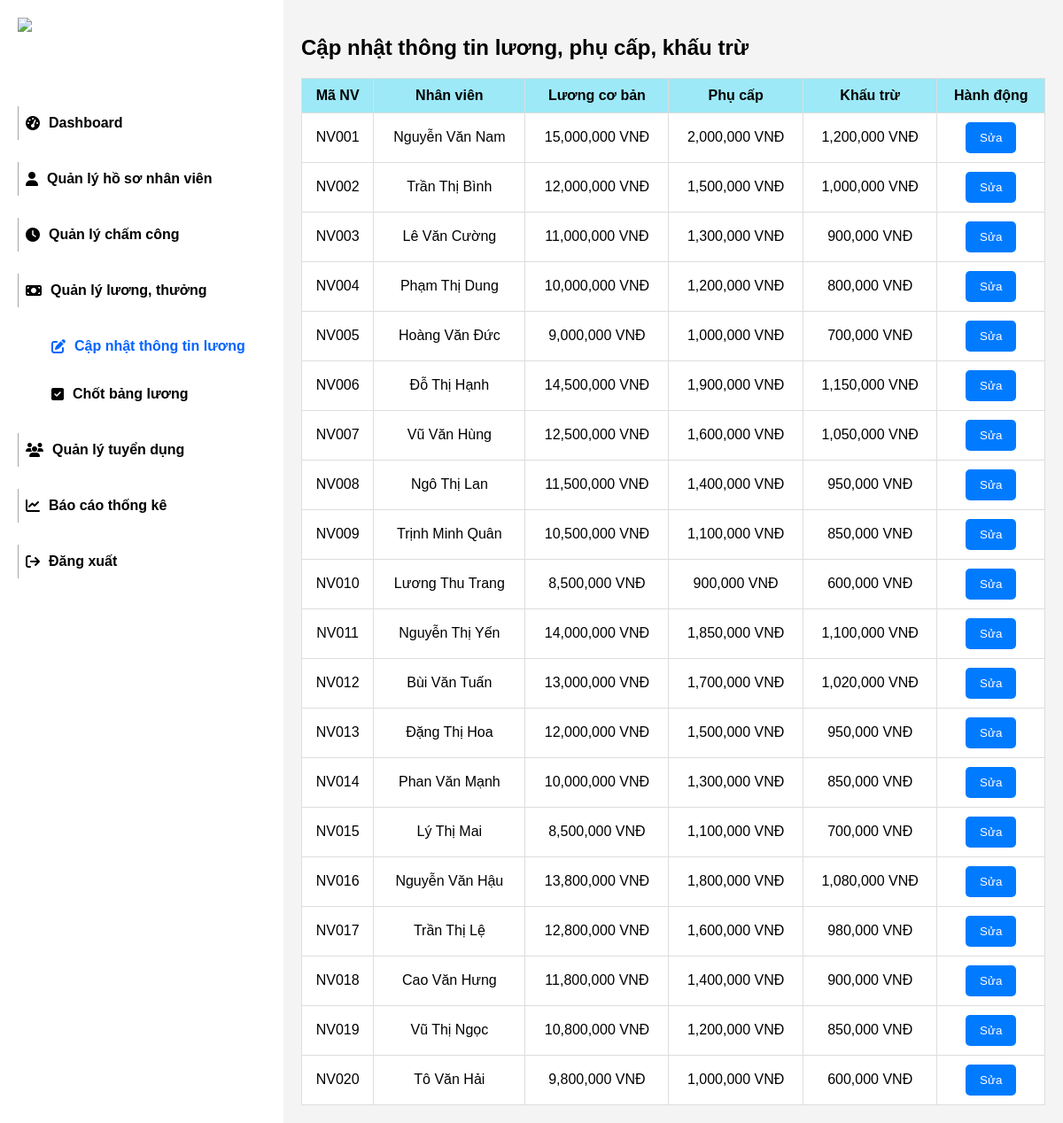
The page /cap_nhat_tt_luong.php on the database its author committed.
### tables this page shows
CREATE TABLE `tt_luong` (
  `id` int(11) NOT NULL,
  `ma_nv` varchar(20) NOT NULL,
  `luong_cb` decimal(15,2) DEFAULT NULL,
  `phu_cap` decimal(15,2) DEFAULT NULL,
  `khau_tru` decimal(15,2) DEFAULT NULL
);

CREATE TABLE `hs_nhan_vien` (
  `ma_nv` varchar(20) NOT NULL,
  `ho_ten` varchar(100) NOT NULL,
  `gioi_tinh` enum('Nam','Nữ','Khác') DEFAULT NULL,
  `ngay_sinh` date DEFAULT NULL,
  `cccd` varchar(20) DEFAULT NULL,
  `sdt` varchar(20) DEFAULT NULL,
  `email` varchar(100) DEFAULT NULL,
  `dia_chi` text DEFAULT NULL,
  `phong_ban` varchar(100) DEFAULT NULL,
  `chuc_vu` varchar(100) DEFAULT NULL,
  `ngay_vao_lam` date DEFAULT NULL
);

### cap_nhat_tt_luong.php (the view, shortened to what this page needs)
<?php
include 'connect.php';
$queryttluong = "SELECT *
                  FROM hs_nhan_vien, tt_luong
                  WHERE hs_nhan_vien.ma_nv = tt_luong.ma_nv";
$resultttluong = mysqli_query($conn, $queryttluong);
?>
<!DOCTYPE html>
<html lang="en">
<head>
    <link rel="stylesheet" href="assets/font/fontawesome-free-6.7.2-web/fontawesome-free-6.7.2-web/css/all.css">
    <link rel="stylesheet" href="style.css">
</head>
<body>
    <div class="container">
        <aside class="sidebar">
            <div class="logo">
                <img src="assets/img/logo.jpg" alt="Company Logo" width="60" height="60">
            </div>
            <nav>
                <ul>
                    <li><a href="dashboard.php"><label><i class="fa-solid fa-gauge-high"></i></i>Dashboard</label></a></li>
                    <li><a href="ql_hsnhanvien.php"><label ><i class="fas fa-user"></i>Quản lý hồ sơ nhân viên</label></a></li>
                    <li><a href="ql_chamcong.php"><label><i class="fa-solid fa-clock"></i></i>Quản lý chấm công</label></a></li>
                    <li><a href="ql_luong.php"><label ><i class="fa-solid fa-money-bill"></i>Quản lý lương, thưởng</label></a></li>
                    <li style="margin: 16px 0 16px 30px; border: none"><a href="cap_nhat_tt_luong.php"><label style="color:#0064ff;"><i class="fa-solid fa-pen-to-square"></i>Cập nhật thông tin lương</label></a></li>
                    <li style="margin: 16px 0 16px 30px; border: none"><a href="gui_bang_luong.php"><label><i class="fa-solid fa-square-check"></i>Chốt bảng lương</label></a></li>
                    <li><a href="ql_tuyendung.php"><label><i class="fa-solid fa-users"></i></i>Quản lý tuyển dụng</label></a></li>
                    <li><a href="bc_nhansu.php"><label><i class="fas fa-chart-line"></i>Báo cáo thống kê</label></a></li>
                    <li>
                        <a href="dang_xuat.php" onclick="return confirm('Bạn có chắc chắn muốn đăng xuất?');">
                            <label><i class="fa-solid fa-arrow-right-from-bracket"></i> Đăng xuất</label>
                        </a>
                    </li>
                </ul>
            </nav>
        </aside>
        <section class="content">
            <h2>Cập nhật thông tin lương, phụ cấp, khấu trừ</h2>
            <table id="salaryTable">
    <thead>
        <tr>
            <th>Mã NV</th>
            <th>Nhân viên</th>
            <th>Lương cơ bản</th>
            <th>Phụ cấp</th>
            <th>Khấu trừ</th>
            <th>Hành động</th>
        </tr>
    </thead>
    <tbody>
                    <?php while ($row = $resultttluong->fetch_assoc()) { ?>
                        <tr>
                            <td><?php echo $row['ma_nv']; ?></td>
                            <td><?php echo $row['ho_ten']; ?></td>
                            <td><?php echo number_format($row['luong_cb']). " VNĐ" ; ?></td>
                            <td><?php echo number_format($row['phu_cap']). " VNĐ"; ?></td>
                            <td><?php echo number_format($row['khau_tru']). " VNĐ"; ?></td>
                            <td>
                            <button class="btn" onclick="openModal(
                                '<?php echo $row['ma_nv']; ?>',
                                '<?php echo $row['ho_ten']; ?>',
                                '<?php echo $row['luong_cb'] ?>',
                                '<?php echo $row['phu_cap']; ?>',
                                '<?php echo $row['khau_tru']; ?>'
                            )">Sửa
                            </button>
                            </td>
                        </tr>
                    <?php } ?>
                </tbody>
            </table>
        </section>
    </div>
</body>
</html>

### style.css (style rules this page uses)
html, body, div, span, applet, object, iframe, h1, h2, h3, h4, h5, h6, p, blockquote, pre, a, abbr, acronym, address, big, cite, code, del, dfn, em, img, ins, kbd, q, s, samp, small, strike, strong, sub, sup, tt, var, b, u, i, center, dl, dt, dd, ol, ul, li, fieldset, form, label, legend, table, caption, tbody, tfoot, thead, tr, th, td, article, aside, canvas, details, embed, figure, figcaption, footer, header, hgroup, menu, nav, output, ruby, section, summary, time, mark, audio, video { margin: 0; padding: 0; border: 0; font-size: 100%; font: inherit; vertical-align: baseline; }
html { scroll-behavior: smooth; }
body { margin: 0; font-family: Arial, sans-serif; background-color: #f4f4f4; }
.container { display: flex; }
h2 { display: block; font-size: 1.5em; margin-top: 0.83em; margin-bottom: 0.83em; margin-left: 0; margin-right: 0; font-weight: bold; }
.sidebar { width: 280px; background: #fff; color: white; padding: 20px; min-height: 95.5vh; }
.logo { display: flex; align-items: center; margin-bottom: 40px; }
.logo img { margin-right: 10px; }
nav ul { list-style: none; padding: 0; }
nav ul li { margin: 25px 0; padding-left: 8px; border-left: 1px solid #a7a7a7; }
nav ul li a { text-decoration: none; }
nav ul li label { color: #000; text-decoration: none; font-weight: 600; display: flex; align-items: center; cursor: pointer; padding: 10px 0; transition: color 0.3s ease; }
nav ul li label i { margin-right: 10px; }
.content { flex: 1; padding: 20px; display: block; }
table { width: 100%; border-collapse: collapse; background: white; }
table, th, td { border: 1px solid #ddd; }
th, td { padding: 10px; text-align: center; }
th { background: #9de9f7; font-weight: 600; }
.btn { background-color: #007bff; color: white; padding: 10px 16px; border: none; border-radius: 5px; cursor: pointer; }

### rows shown on the page
tt_luong: ma_nv "NV001", ma_nv.ho_ten "Nguyễn Văn Nam", luong_cb "15,000,000", phu_cap "2,000,000", khau_tru "1,200,000"
tt_luong: ma_nv "NV002", ma_nv.ho_ten "Trần Thị Bình", luong_cb "12,000,000", phu_cap "1,500,000", khau_tru "1,000,000"
tt_luong: ma_nv "NV003", ma_nv.ho_ten "Lê Văn Cường", luong_cb "11,000,000", phu_cap "1,300,000", khau_tru "900,000"
tt_luong: ma_nv "NV004", ma_nv.ho_ten "Phạm Thị Dung", luong_cb "10,000,000", phu_cap "1,200,000", khau_tru "800,000"
tt_luong: ma_nv "NV005", ma_nv.ho_ten "Hoàng Văn Đức", luong_cb "9,000,000", phu_cap "1,000,000", khau_tru "700,000"
tt_luong: ma_nv "NV006", ma_nv.ho_ten "Đỗ Thị Hạnh", luong_cb "14,500,000", phu_cap "1,900,000", khau_tru "1,150,000"
tt_luong: ma_nv "NV007", ma_nv.ho_ten "Vũ Văn Hùng", luong_cb "12,500,000", phu_cap "1,600,000", khau_tru "1,050,000"
tt_luong: ma_nv "NV008", ma_nv.ho_ten "Ngô Thị Lan", luong_cb "11,500,000", phu_cap "1,400,000", khau_tru "950,000"
tt_luong: ma_nv "NV009", ma_nv.ho_ten "Trịnh Minh Quân", luong_cb "10,500,000", phu_cap "1,100,000", khau_tru "850,000"
tt_luong: ma_nv "NV010", ma_nv.ho_ten "Lương Thu Trang", luong_cb "8,500,000", phu_cap "900,000", khau_tru "600,000"
tt_luong: ma_nv "NV011", ma_nv.ho_ten "Nguyễn Thị Yến", luong_cb "14,000,000", phu_cap "1,850,000", khau_tru "1,100,000"
tt_luong: ma_nv "NV012", ma_nv.ho_ten "Bùi Văn Tuấn", luong_cb "13,000,000", phu_cap "1,700,000", khau_tru "1,020,000"
tt_luong: ma_nv "NV013", ma_nv.ho_ten "Đặng Thị Hoa", luong_cb "12,000,000", phu_cap "1,500,000", khau_tru "950,000"
tt_luong: ma_nv "NV014", ma_nv.ho_ten "Phan Văn Mạnh", luong_cb "10,000,000", phu_cap "1,300,000", khau_tru "850,000"
tt_luong: ma_nv "NV015", ma_nv.ho_ten "Lý Thị Mai", luong_cb "8,500,000", phu_cap "1,100,000", khau_tru "700,000"
tt_luong: ma_nv "NV016", ma_nv.ho_ten "Nguyễn Văn Hậu", luong_cb "13,800,000", phu_cap "1,800,000", khau_tru "1,080,000"
tt_luong: ma_nv "NV017", ma_nv.ho_ten "Trần Thị Lệ", luong_cb "12,800,000", phu_cap "1,600,000", khau_tru "980,000"
tt_luong: ma_nv "NV018", ma_nv.ho_ten "Cao Văn Hưng", luong_cb "11,800,000", phu_cap "1,400,000", khau_tru "900,000"
tt_luong: ma_nv "NV019", ma_nv.ho_ten "Vũ Thị Ngọc", luong_cb "10,800,000", phu_cap "1,200,000", khau_tru "850,000"
tt_luong: ma_nv "NV020", ma_nv.ho_ten "Tô Văn Hải", luong_cb "9,800,000", phu_cap "1,000,000", khau_tru "600,000"
